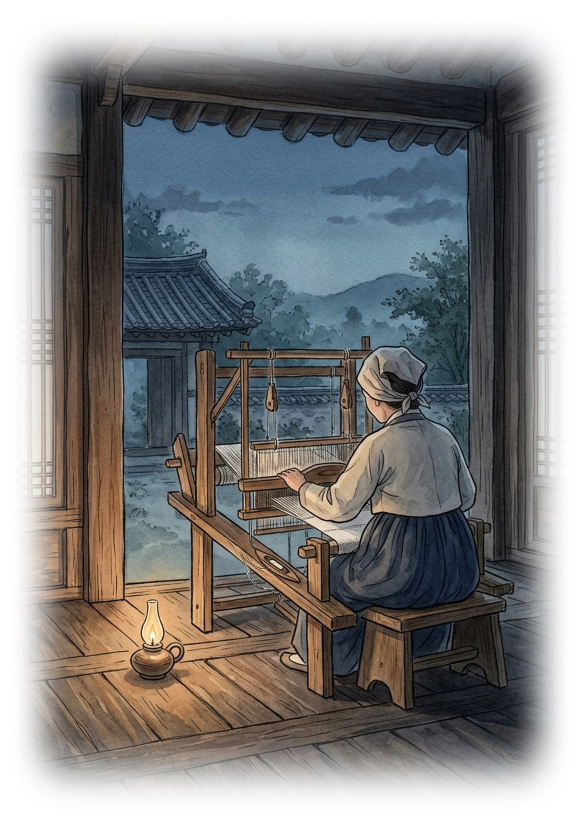
#> input picture images/01_삽화.jpg, 1748 x 2480 px (shown at 1/3 size); its folder holds only this picture in this run
$ python -i image_optimizer.py   (imports and definitions only)
#> lines starting #> are read from the running program, lines starting #| are printed output that depends on the picture
### core/r2_storage.py
"""
core/r2_storage.py
StoryBook Studio: 단일 플랫폼 Cloudflare R2 영구 미디어 스토리지 어댑터
- [이원화 완전 해소] 로컬(run_web.py) 실행이든 클라우드(Fly.io) 실행이든 모든 미디어(삽화, 음원, PDF)를 R2 단일 버킷으로 통합
- [Zero-Dependency S3 V4] boto3가 없는 환경에서도 표준 파이썬(hmac, hashlib, urllib)만으로 Cloudflare R2 S3 API 직접 호출 지원
- [하이브리드 폴백] R2 환경변수 미설정 시 로컬 디렉토리로 자동 폴백 및 로컬 캐시 가속 지원
"""

import os
import hmac
import hashlib
import logging
import mimetypes
import urllib.request
import urllib.parse
import urllib.error
from datetime import datetime, timezone
from pathlib import Path
from typing import Optional, Tuple, Dict, Any

import tempfile
from core.config import BASE_DIR

logger = logging.getLogger("r2_storage")

R2_TMP_CACHE_DIR = Path(tempfile.gettempdir()) / "storybook_r2_cache"


class R2StorageManager:
    """Cloudflare R2 (S3 호환) 및 로컬 캐시 통합 미디어 스토리지 매니저"""

    def __init__(self):
        self.reload_config()

    def reload_config(self):
        """환경변수에서 R2 설정 로드"""
        self.account_id = os.getenv("R2_ACCOUNT_ID", "").strip()
        self.access_key = os.getenv("R2_ACCESS_KEY_ID", "").strip()
        self.secret_key = os.getenv("R2_SECRET_ACCESS_KEY", "").strip()
        self.bucket_name = os.getenv("R2_BUCKET_NAME", "storybook-media").strip()
        self.public_url = os.getenv("R2_PUBLIC_URL", "").strip().rstrip("/")
        self.endpoint_url = os.getenv("R2_ENDPOINT_URL", "").strip().rstrip("/")

        if not self.endpoint_url and self.account_id:
            self.endpoint_url = f"https://{self.account_id}.r2.cloudflarestorage.com"

    # [4 lines left out: function is_r2_configured, not called in this run]

    # -----------------------------------------------------------------
    # AWS Signature V4 (순수 파이썬 S3 호환 서명 생성기)
    # -----------------------------------------------------------------
    def _sign(self, key: bytes, msg: str) -> bytes:
        return hmac.new(key, msg.encode("utf-8"), hashlib.sha256).digest()

    # [223 lines left out: functions _get_signature_key, _put_object_s3_v4, _delete_object_s3_v4, _get_object_s3_v4, not called in this run]

    def _guess_content_type(self, filename: str) -> str:
        guessed, _ = mimetypes.guess_type(filename)
        return guessed or "application/octet-stream"

    # [204 lines left out: functions delete_file, upload_bytes, save_illustration, save_project_image, save_audio, save_pdf and 3 more, not called in this run]


# 전역 싱글톤 인스턴스
r2_storage = R2StorageManager()

### core/image_optimizer.py
import io
from pathlib import Path
from typing import Union, Tuple, Dict, Any, Optional
from PIL import Image, ImageDraw, ImageFilter

# A5 출판 규격 (148 x 210 mm) 300 DPI 환산 픽셀: 가로 1748 px, 세로 2480 px
A5_PRINT_WIDTH_300DPI = 1748
A5_PRINT_HEIGHT_300DPI = 2480

def apply_watercolor_edge_fade(image: Image.Image, margin_ratio: float = 0.05) -> Image.Image:
    """
    이미지 사방 가장자리를 순백색(#FFFFFF) 종이 배경으로 경계선 없이 완벽하게 스며들도록
    출판 표준 서정 비네팅(Smoothstep Vignette) 마스크를 적용합니다.
    - 외곽 1% 영역: 수학적으로 100% 완전한 순백색(#FFFFFF)으로 고정하여 사각 칼선/테두리 원천 제거
    - 외곽 1~5% 영역: 부드러운 에르미트 S-커브(Smoothstep)로 종이에 물감이 번지는 듯한 미세 페이드아웃
    - 중심부 95%의 인물, 사물, 배경 디테일이 온전히 보존되도록 최소한의 미세 여백만 처리
    """
    img_rgb = image.convert("RGB")
    w, h = img_rgb.size

    try:
        import numpy as np

        # 2D 좌표 그리드 생성
        x = np.linspace(0.0, 1.0, w, dtype=np.float32)
        y = np.linspace(0.0, 1.0, h, dtype=np.float32)
        xx, yy = np.meshgrid(x, y)

        # 가장자리로부터의 정규화된 거리 계산 (0.0 ~ 0.5)
        dist_x = np.minimum(xx, 1.0 - xx)
        dist_y = np.minimum(yy, 1.0 - yy)

        # 마진 파라미터: 중심 피사체(인물/사물) 보존을 위해 5% 이내로 미세 페이드아웃
        zero_margin = 0.01
        fade_margin = max(margin_ratio, 0.05)

        # 3차 에르미트 보간 S-커브 (부드러운 물감 번짐 연출)
        t_x = np.clip((dist_x - zero_margin) / (fade_margin - zero_margin), 0.0, 1.0)
        mask_x = t_x * t_x * (3.0 - 2.0 * t_x)

        t_y = np.clip((dist_y - zero_margin) / (fade_margin - zero_margin), 0.0, 1.0)
        mask_y = t_y * t_y * (3.0 - 2.0 * t_y)

        # 사방 및 네 모서리 자연스러운 타원형 감쇄 결합 (95% 중심 영역 온전 보존)
        mask = mask_x * mask_y

        mask_u8 = (mask * 255.0).astype(np.uint8)
        mask_img = Image.fromarray(mask_u8, mode="L")

        # 부드러운 가우시안 블러를 미세하게 입혀 디지털 계단 현상 완벽 방지
        mask_img = mask_img.filter(ImageFilter.GaussianBlur(radius=max(1.5, min(w, h) * 0.003)))

        white_bg = Image.new("RGB", (w, h), (255, 255, 255))
        return Image.composite(img_rgb, white_bg, mask_img)

    except Exception:
        # Fallback: 순수 PIL 방식
        white_bg = Image.new("RGB", (w, h), (255, 255, 255))
        margin_x = int(w * 0.05)
        margin_y = int(h * 0.05)

        mask = Image.new("L", (w, h), 0)
        draw = ImageDraw.Draw(mask)
        draw.rounded_rectangle(
            [margin_x, margin_y, w - margin_x, h - margin_y],
            radius=int(min(margin_x, margin_y) * 1.5),
            fill=255
        )
        blur_radius = max(margin_x, margin_y) * 0.6
        mask = mask.filter(ImageFilter.GaussianBlur(radius=blur_radius))
        return Image.composite(img_rgb, white_bg, mask)

def ensure_300dpi_image(
    image_input: Union[Path, str, bytes, Image.Image],
    output_path: Optional[Union[Path, str]] = None,
    target_width: int = A5_PRINT_WIDTH_300DPI,
    target_height: int = A5_PRINT_HEIGHT_300DPI,
    quality: int = 95,
    apply_edge_fade: bool = True
) -> Dict[str, Any]:
    """
    삽화 해상도 및 메타데이터를 검사하여 300 DPI 미만이거나 크기가 작을 경우,
    출판용 고품질 LANCZOS 알고리즘으로 업스케일 및 dpi=(300, 300)을 자동 주입하여 저장합니다.
    """
#> called with image_input = '../images/01_삽화.jpg', target_width = 1748, target_height = 2480, quality = 95, apply_edge_fade = True
    # 1. Image 객체 로드
    opened_internally = False
    if isinstance(image_input, Image.Image):
        img = image_input
    elif isinstance(image_input, (bytes, bytearray)):
        img = Image.open(io.BytesIO(image_input))
        opened_internally = True
    elif isinstance(image_input, (str, Path)):
        img_path = Path(image_input)
        if not img_path.exists():
            raise FileNotFoundError(f"이미지 파일을 찾을 수 없습니다: {img_path}")
        img = Image.open(img_path)
#> img is the input picture: PIL image 1748x2480 RGB; mean R, G, B 130.4, 130.2, 130
        opened_internally = True
        if output_path is None:
            output_path = img_path
    else:
        raise ValueError("지원하지 않는 이미지 입력 형태입니다.")

    try:
        # RGBA 또는 P 모드(팔레트)일 경우 RGB로 안전 변환 (JPEG 저장 호환성)
        if img.mode in ("RGBA", "LA", "P"):
            bg = Image.new("RGB", img.size, (255, 255, 255))
            if img.mode in ("RGBA", "LA"):
                bg.paste(img, mask=img.split()[-1])
            else:
                bg.paste(img.convert("RGBA"))
            img_processed = bg
        elif img.mode != "RGB":
            img_processed = img.convert("RGB")
        else:
            img_processed = img.copy()

        orig_w, orig_h = img_processed.size
#> orig_w = 1748; orig_h = 2480
        orig_dpi = img.info.get("dpi", (72.0, 72.0))
#> orig_dpi = (300, 300)
        orig_dpi_val = round(orig_dpi[0]) if isinstance(orig_dpi, tuple) else 72
#> orig_dpi_val = 300

        # 300 DPI 충족 여부 검사
        needs_resolution_boost = (orig_w < 1500 or orig_h < 1500)
#> needs_resolution_boost = False
        needs_dpi_metadata = (orig_dpi_val < 300)
#> needs_dpi_metadata = False
        was_enhanced = False

        final_img = img_processed

        # [A5 세로 판형 보장] 원본 비율을 유지하며 타겟 영역(1748 x 2480 px)을 가득 채우도록 스케일 계산 후 중앙 크롭
        scale = max(target_width / orig_w, target_height / orig_h)
#> scale = 1
        new_w = int(round(orig_w * scale))
#> new_w = 1748
        new_h = int(round(orig_h * scale))
#> new_h = 2480

        # 고품질 LANCZOS 안티앨리어싱 리샘플링
        resized_img = img_processed.resize((new_w, new_h), Image.Resampling.LANCZOS)
        was_enhanced = True

        # 가로로 긴 이미지가 들어와도 세로 판형에 맞게 중앙 서정 정물을 중심으로 깔끔하게 크롭
        left = max(0, (new_w - target_width) // 2)
#> left = 0
        top = max(0, (new_h - target_height) // 2)
#> top = 0
        final_img = resized_img.crop((left, top, left + target_width, top + target_height))

        out_w, out_h = final_img.size
#> out_w = 1748; out_h = 2480

        # 서정 수채화 가장자리 10~14% 순백 페더링 블러 마스크 적용 (직사각형 테두리 제거 & 워터마크 마스킹)
        if apply_edge_fade:
            try:
                final_img = apply_watercolor_edge_fade(final_img, margin_ratio=0.12)
#> in apply_watercolor_edge_fade, `dist_x = np.minimum(xx, 1.0 - xx)`:
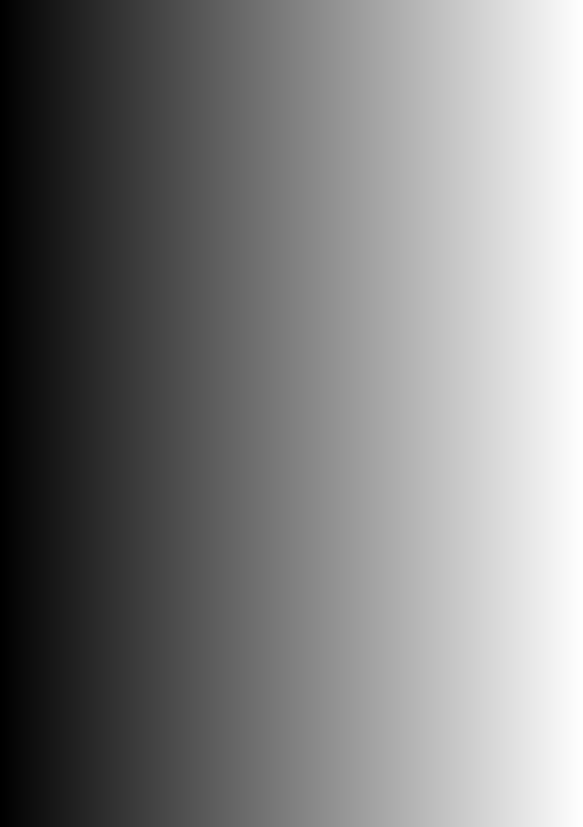
#> xx: shape (2480, 1748) float32 (shown at 1/3 size); min 0, max 1, mean 0.5
#> in apply_watercolor_edge_fade, `dist_y = np.minimum(yy, 1.0 - yy)`:
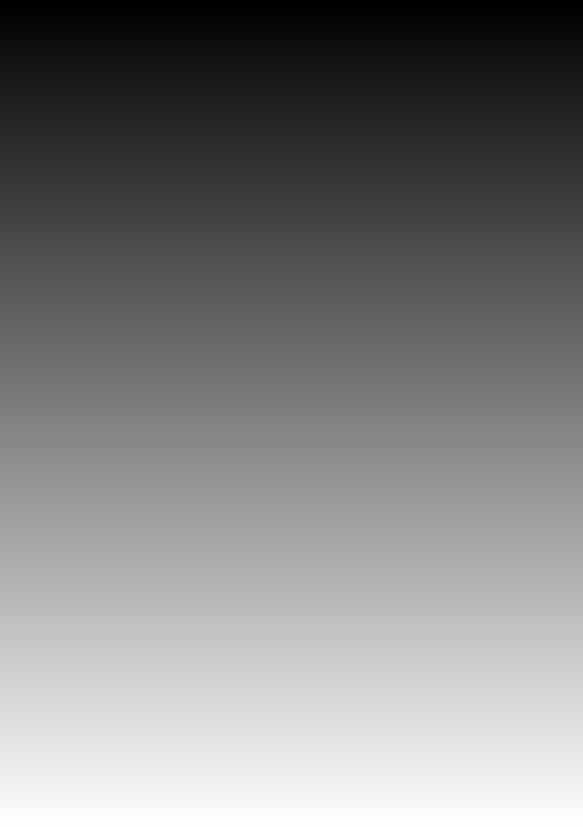
#> yy: shape (2480, 1748) float32 (shown at 1/3 size); min 0, max 1, mean 0.5
#> in apply_watercolor_edge_fade, `mask_img = Image.fromarray(mask_u8, mode="L")`:
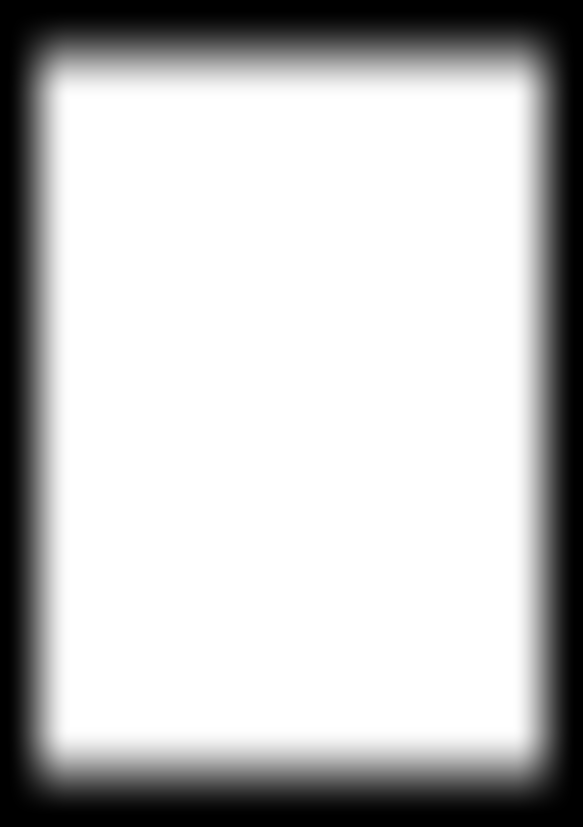
#> mask_img: PIL image 1748x2480 L (shown at 1/3 size); min 0, max 255, mean 192.6
#> in apply_watercolor_edge_fade, `white_bg = Image.new("RGB", (w, h), (255, 255, 255))`: white_bg: PIL image 1748x2480 RGB; every value is 255
#> in apply_watercolor_edge_fade, `return Image.composite(img_rgb, white_bg, mask_img)`:
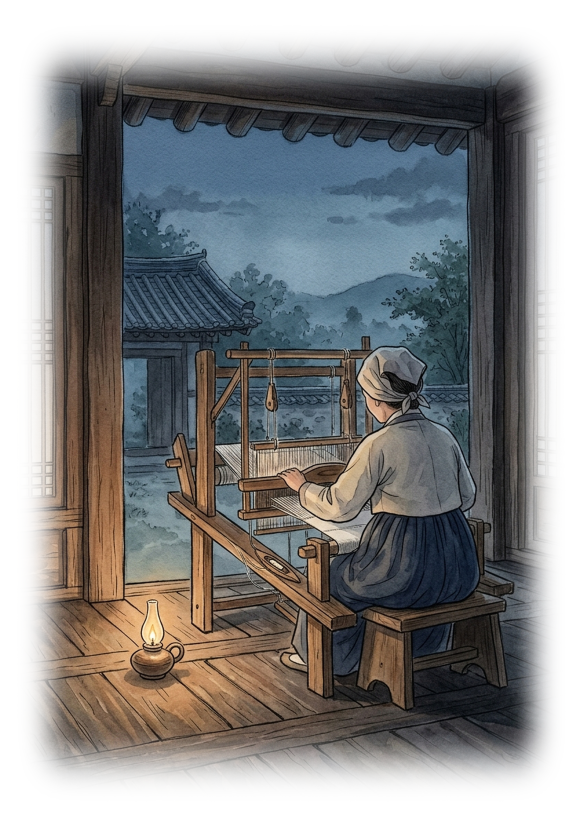
#> returned value: PIL image 1748x2480 RGB (shown at 1/3 size); mean R, G, B 136.4, 136.3, 136.1
            except Exception as fade_err:
                print(f"[가장자리 블러 마스킹 건너뜀]: {fade_err}")

        # 인메모리 버퍼(io.BytesIO)에서 300 DPI 메타데이터 및 고화질 압축률(95)로 인코딩
        buf = io.BytesIO()
        final_img.save(
            buf,
            format="JPEG",
            dpi=(300, 300),
            quality=quality,
            subsampling=0  # 색상 서브샘플링 없이 최고 화질 유지
        )
        jpeg_bytes = buf.getvalue()

        # [100% 서버 일원화] 로컬 projects/ 폴더에는 절대 파일을 생성하지 않고 Cloudflare R2로 직행
        r2_url = ""
        save_path_str = str(output_path) if output_path else "memory://300dpi.jpg"
        if output_path is not None:
            from core.config import BASE_DIR
            from core.r2_storage import r2_storage
            save_path = Path(output_path)
            projects_root = (BASE_DIR / "projects").resolve()
            try:
                resolved_save = save_path.resolve()
            except Exception:
                resolved_save = save_path

            if str(resolved_save).startswith(str(projects_root)):
                rel_key = resolved_save.relative_to(projects_root).as_posix()
                r2_url = r2_storage.upload_bytes(jpeg_bytes, rel_key, content_type="image/jpeg")
            else:
                # /tmp 등 명시적 임시 파일 경로인 경우에만 기록
                save_path.parent.mkdir(parents=True, exist_ok=True)
                save_path.write_bytes(jpeg_bytes)

        return {
            "success": True,
            "path": save_path_str,
            "r2_url": r2_url,
            "image_bytes": jpeg_bytes,
            "was_enhanced": was_enhanced,
            "original_resolution": f"{orig_w} x {orig_h} px",
            "original_dpi": f"{orig_dpi_val} DPI",
            "final_resolution": f"{out_w} x {out_h} px",
            "final_dpi": "300 DPI",
            "message": f"300 DPI 자동 보정 완료 ({orig_w}x{orig_h} @ {orig_dpi_val}DPI -> {out_w}x{out_h} @ 300DPI)"
            if was_enhanced else "이미 300 DPI 규격을 완벽히 충족합니다."
        }
    finally:
        if opened_internally:
            img.close()

>>> result = ensure_300dpi_image('../images/01_삽화.jpg')

$ run again, on images/01_새벽대청.jpg
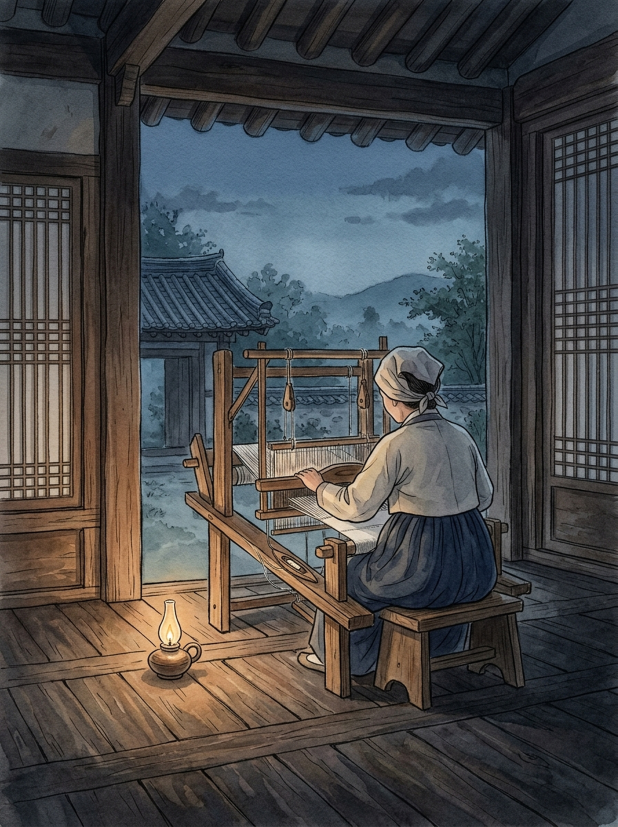
#> input picture images/01_새벽대청.jpg, 1852 x 2480 px (shown at 1/3 size)
#> in ensure_300dpi_image, img is the input picture: PIL image 1852x2480 RGB; mean R, G, B 73, 72.5, 72.7
#> orig_dpi = (300, 300)
#> orig_dpi_val = 300
#> needs_dpi_metadata = False
#> in ensure_300dpi_image, `final_img = resized_img.crop((left, top, left + target_width, top + ta..`:
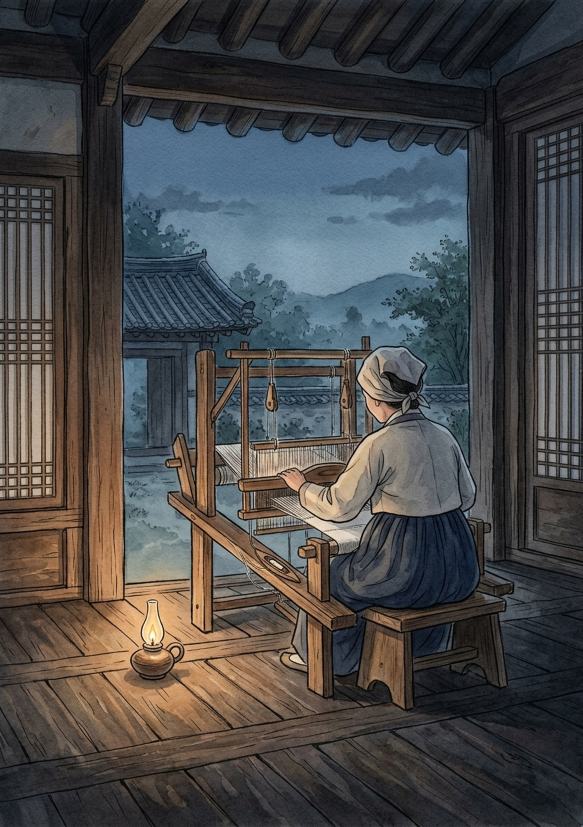
#> final_img: PIL image 1748x2480 RGB (shown at 1/3 size); mean R, G, B 73.4, 72.8, 72.9
#> white_bg: PIL image 1748x2480 RGB; every value is 255
#> in apply_watercolor_edge_fade, `return Image.composite(img_rgb, white_bg, mask_img)`:
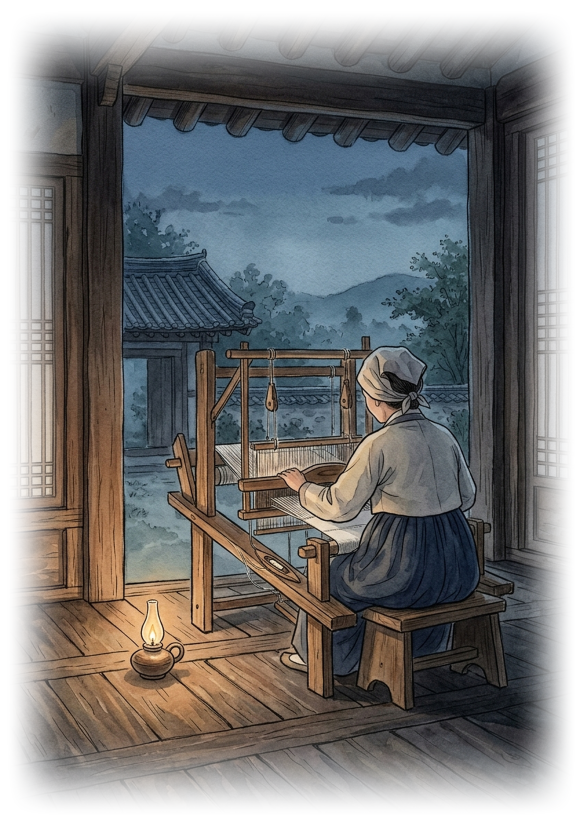
#> returned value: PIL image 1748x2480 RGB (shown at 1/3 size); mean R, G, B 122.9, 122.6, 122.3
